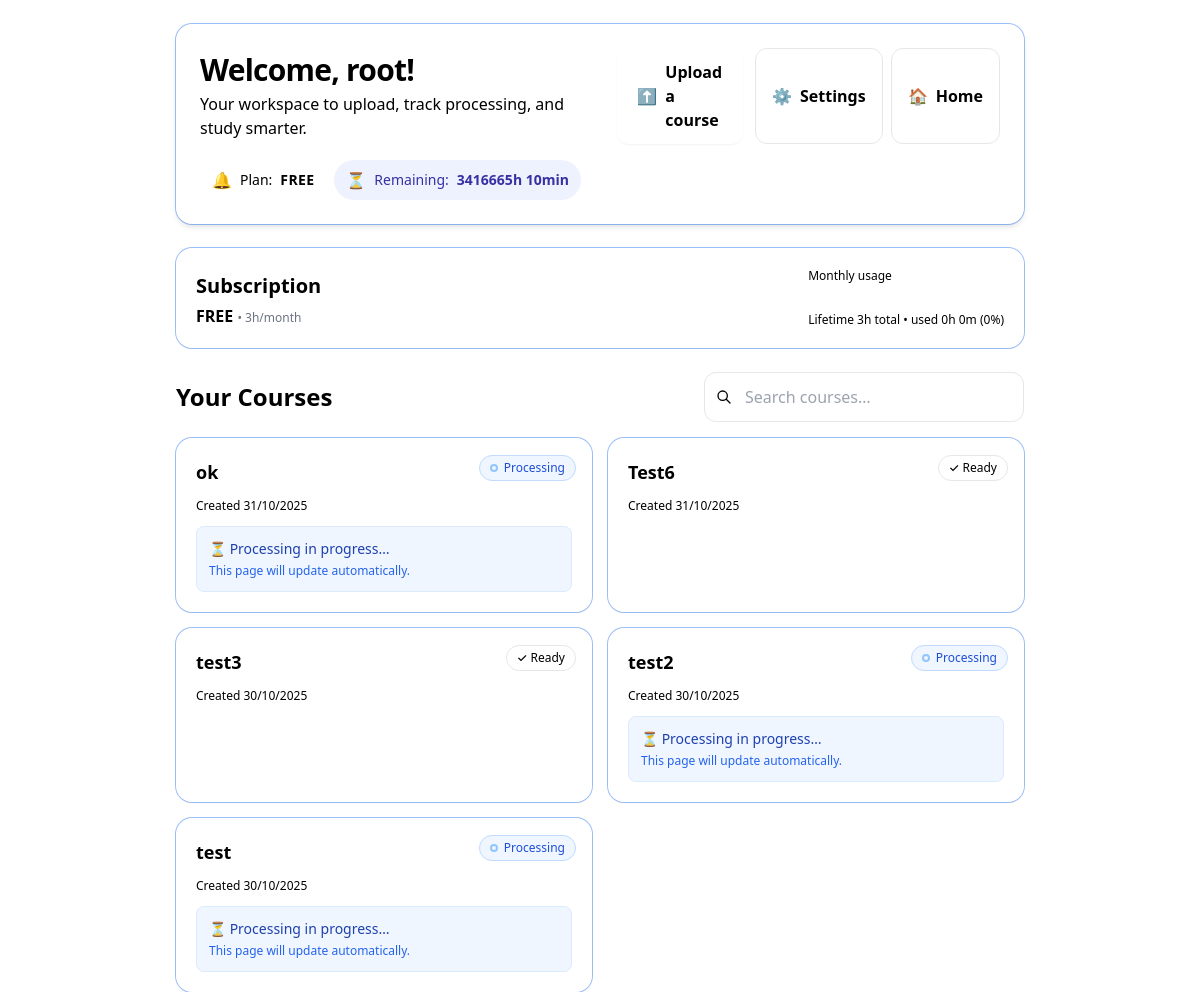
Page /profile/ (signed in) on the committed database.
### accounts/models.py (models this page shows, shortened)
class CustomUser(AbstractUser):
    email = models.EmailField(unique=True)
    audio_credits_s = models.IntegerField(default=0)   # secondes audio
    text_credits_ch = models.IntegerField(default=0)   # caractères texte
    subscription = models.CharField(max_length=100, default="free")
    last_audio_reset = models.DateTimeField(default=timezone.now)
    stripe_customer_id = models.CharField(max_length=255, blank=True, null=True)
    groups = models.ManyToManyField(
        Group,
        related_name="customuser_groups",
        blank=True,
    )
    user_permissions = models.ManyToManyField(
        Permission,
        related_name="customuser_permissions",
        blank=True,
    )
    def reset_monthly_credits(self) -> None:
        now = timezone.now()
        if self.last_audio_reset and (now - self.last_audio_reset) < timedelta(days=30):
            return

### courses/models.py (models this page shows)
class Course(models.Model):
    user = models.ForeignKey(settings.AUTH_USER_MODEL, on_delete=models.CASCADE)
    title = models.CharField(max_length=200)
    description = models.TextField(blank=True)
    course_markdown = models.TextField(blank=True)
    qcm_markdown = models.TextField(blank=True)
    exercises_markdown = models.TextField(blank=True)
    audio_duration = models.IntegerField(default=0)  # utilisé comme “coût”
    processing = models.BooleanField(default=False)
    source_type = models.CharField(max_length=10, blank=True, default="")  # "audio" | "text"
    original_filename = models.CharField(max_length=255, blank=True, default="")
    created_at = models.DateTimeField(auto_now_add=True)
    state = models.CharField(max_length=32, default="PENDING")   # PENDING/STARTED/PROGRESS/SUCCESS/FAILURE
    progress = models.PositiveSmallIntegerField(default=0)
    error = models.TextField(null=True, blank=True)
    transcript_text = models.TextField(null=True, blank=True)               # transcript complet
    language = models.CharField(max_length=5, default="fr")

### accounts/views.py (the view)
# urls.py: path("profile/", account_page, name="account_page"),
@login_required
def account_page(request):
    user = request.user
    user.reset_monthly_credits()
    quotas = {
        'free': 3 * 3600,  # 3 heures en secondes
        'student': 10 * 3600,  # 10 heures en secondes
        'pro': 20 * 3600,  # 20 heures en secondes
    }
    quota = quotas.get(user.subscription, quotas['free'])
    remaining_seconds = user.audio_credits_s
    remaining_hours = int(remaining_seconds // 3600)
    remaining_minutes = int((remaining_seconds % 3600) // 60)
    courses = Course.objects.filter(user=user).order_by('-created_at')
    return render(request, 'account.html', {
        'user': user,
        'courses': courses,
        'remaining_hours': remaining_hours,
        'remaining_minutes': remaining_minutes,
        'quota': quota,
    })

### templates/account.html (shortened to what this page needs)
{% extends 'base.html' %}
{% block content %}
<div class="max-w-4xl mx-auto mt-4 px-4 sm:mt-6 sm:px-6">
  <header class="relative overflow-hidden rounded-xl sm:rounded-2xl ring-1 ring-slate-200 shadow-md mb-4 sm:mb-6 bg-white">
    <div class="p-4 sm:p-6">
      <div class="flex flex-col md:flex-row md:items-center md:justify-between gap-3 sm:gap-4">
        <div class="min-w-0">
          <h1 class="text-xl sm:text-2xl md:text-3xl font-extrabold tracking-tight text-slate-900 leading-tight">
            Welcome, {{ user.username }}!
          </h1>
          <p class="mt-1 text-sm sm:text-base text-slate-600 leading-relaxed">
            Your workspace to upload, track processing, and study smarter.
          </p>
        </div>
        <div class="flex flex-col gap-2 w-full md:w-auto md:flex-row md:gap-3">
          <a href="/upload_course/" style="color: black;"
             class="inline-flex items-center justify-center gap-2 w-full md:w-auto
                    bg-[#1e3a8a] text-white font-semibold px-5 py-3 rounded-xl
                    hover:bg-[#1e40af] active:bg-[#1d4ed8] transition-colors
                    shadow-sm hover:shadow-md min-h-[44px] text-sm sm:text-base">
            <span class="text-base" style="color: black;">⬆️</span> Upload a course
          </a>
          <div class="flex gap-2 w-full md:w-auto">
            <a href="/settings/"
               class="inline-flex items-center justify-center gap-2 flex-1 md:flex-none md:w-auto
                      border border-slate-200 text-slate-700 font-semibold px-4 py-3 rounded-xl
                      hover:bg-slate-50 active:bg-slate-100 transition-colors
                      min-h-[44px] text-sm sm:text-base">
              <span class="text-base">⚙️</span> Settings
            </a>
            <a href="/"
               class="inline-flex items-center justify-center gap-2 flex-1 md:flex-none md:w-auto
                      border border-slate-200 text-slate-700 font-semibold px-4 py-3 rounded-xl
                      hover:bg-slate-50 active:bg-slate-100 transition-colors
                      min-h-[44px] text-sm sm:text-base">
              <span class="text-base">🏠</span> Home
            </a>
          </div>
        </div>
      </div>
      <div class="mt-4 flex flex-col sm:flex-row sm:flex-wrap gap-2">
        <span class="inline-flex items-center gap-2 px-3 py-2 rounded-full bg-slate-100 text-slate-700 text-sm font-medium">
          <span class="text-base">🔔</span> Plan: <b class="tracking-wide uppercase">{{ user.subscription }}</b>
        </span>
        <span class="inline-flex items-center gap-2 px-3 py-2 rounded-full bg-indigo-50 text-indigo-800 text-sm font-medium">
          <span class="text-base">⏳</span> Remaining: <b id="remain-label">{{ remaining_hours }}h {{ remaining_minutes }}min</b>
        </span>
      </div>
    </div>
  </header>
  <section class="mb-4 sm:mb-6 bg-white rounded-xl sm:rounded-2xl p-4 sm:p-5 ring-1 ring-slate-200 shadow-sm">
    <div class="flex flex-col gap-4 sm:flex-row sm:items-end sm:justify-between">
      <div class="min-w-0">
        <div class="text-slate-900 text-lg sm:text-xl font-bold">Subscription</div>
        <div class="text-slate-600 mt-1">
          <span class="uppercase font-semibold text-sm sm:text-base">{{ user.subscription }}</span>
          {% if user.subscription == 'free' %}<span class="text-xs text-gray-500 block sm:inline"> • 3h/month</span>{% endif %}
        </div>
      </div>
      <div class="min-w-0 w-full sm:w-auto sm:min-w-[240px]">
        <div class="text-xs text-slate-500 mb-2 font-medium">Monthly usage</div>
        <div class="h-3 w-full bg-slate-200 rounded-full overflow-hidden">
        </div>
        <div id="quota-detail" class="text-xs text-slate-500 mt-2"></div>
      </div>
    </div>
  </section>
  <div class="mb-4 flex flex-col gap-3 sm:flex-row sm:items-center sm:justify-between">
    <h2 class="text-xl sm:text-2xl font-bold text-slate-900">Your Courses</h2>
    <div class="relative">
      <input id="course-search" type="search" placeholder="Search courses…"
             class="w-full sm:w-80 px-4 py-3 pl-10 rounded-xl border border-slate-200
                    focus:outline-none focus:ring-2 focus:ring-[#1e3a8a]/40 focus:border-[#1e3a8a]
                    text-sm sm:text-base transition-colors">
      <div class="absolute left-3 top-1/2 transform -translate-y-1/2 text-slate-400">
        <svg class="w-4 h-4" fill="none" stroke="currentColor" viewBox="0 0 24 24">
          <path stroke-linecap="round" stroke-linejoin="round" stroke-width="2" d="M21 21l-6-6m2-5a7 7 0 11-14 0 7 7 0 0114 0z"></path>
        </svg>
      </div>
    </div>
  </div>
  {% if courses %}
  <ul id="course-grid" class="grid gap-3 sm:gap-4 sm:grid-cols-2">
    {% for course in courses %}
    <li class="group relative rounded-xl sm:rounded-2xl p-4 sm:p-5 ring-1 ring-slate-200 bg-white
               shadow-sm hover:shadow-md hover:ring-slate-300 transition-all duration-200
               active:scale-[0.98] sm:active:scale-100"
        data-title="{{ course.title|lower }}">
      <a href="{% url 'course_detail' course.id %}" class="block">
        <div class="absolute top-3 right-3 sm:top-4 sm:right-4">
          {% if course.processing %}
            <span class="inline-flex items-center gap-1.5 text-xs px-2.5 py-1 rounded-full border border-blue-200 text-blue-700 bg-blue-50 font-medium">
              <span class="inline-block w-2 h-2 border-2 border-blue-300 border-t-blue-700 rounded-full animate-spin"></span>
              Processing
            </span>
          {% else %}
            <span class="inline-flex items-center text-xs px-2.5 py-1 rounded-full border border-emerald-200 text-emerald-700 bg-emerald-50 font-medium">
              ✓ Ready
            </span>
          {% endif %}
        </div>
        <h3 class="font-semibold text-base sm:text-lg text-slate-900 group-hover:text-[#1e3a8a]
                   transition-colors pr-20 sm:pr-24 leading-tight">
          {{ course.title }}
        </h3>
        <div class="mt-3 text-xs text-slate-500 font-medium">
          Created {{ course.created_at|date:"d/m/Y" }}
        </div>
      </a>
      {% if course.processing %}
      <div class="mt-3 p-3 bg-blue-50 rounded-lg border border-blue-100">
        <div class="text-sm text-blue-800 font-medium">
          ⏳ Processing in progress…
        </div>
        <div class="text-xs text-blue-600 mt-1">
          This page will update automatically.
        </div>
      </div>
      {% endif %}
    </li>
    {% endfor %}
  </ul>
  {% endif %}
</div>
{% endblock %}

### templates/base.html (shortened to what this page needs)
<!DOCTYPE html>
<html lang="en">
<head>
    <link href="https://cdn.jsdelivr.net/npm/tailwindcss@2.2.19/dist/tailwind.min.css" rel="stylesheet">
</head>
<body class="bg-gradient-to-br from-slate-50 to-blue-50 min-h-screen">
    {% block content %}{% endblock %}
</body>
</html>

### templates/account.html (style rules this page uses)
* { -webkit-tap-highlight-color: transparent; }

### rows in the picture
CustomUser: username "root", subscription "FREE"
Course: processing True (drawn), title "ok", created_at "31/10/2025"
Course: processing "✓ Ready", title "Test6", created_at "31/10/2025"
Course: processing "✓ Ready", title "test3", created_at "30/10/2025"
Course: processing True (drawn), title "test2", created_at "30/10/2025"
Course: processing True (drawn), title "test", created_at "30/10/2025"

### other values in the picture
{{ remaining_hours }} "3416665"
{{ remaining_minutes }} "10"
